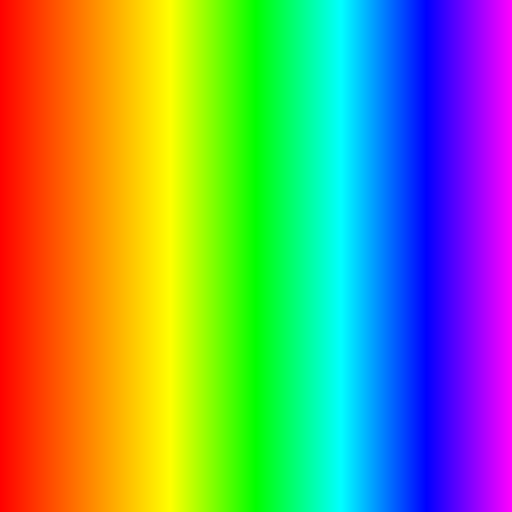
#> input picture gradient_palette.png, 512 x 512 px
$ python palette.py
#> lines starting #> are read from the running program, lines starting #| are printed output that depends on the picture
import cv2 as cv
import numpy as np

palette = cv.imread('gradient_palette.png')
#> palette is the input picture: shape (512, 512, 3); mean B, G, R 106.4, 148.7, 127.5
width = int(palette.shape[1])
#> width = 512
height = int(palette.shape[0])
#> height = 512
resized_palette = cv.resize(palette, (640, 100), interpolation=cv.INTER_AREA)
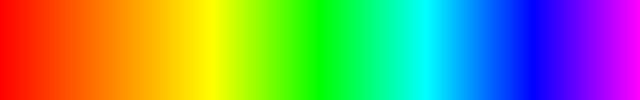
#> resized_palette: shape (100, 640, 3); mean B, G, R 106.4, 148.6, 127.5

def normal_palette(img, imgWidth):
    cv.rectangle(img, (0,0), (imgWidth, 100), (255,0,0), thickness=-1)
    cv.rectangle(img, (int(imgWidth * 1 / 3),0), (int(imgWidth * 2 / 3), 100), (0,255,0), thickness=-1)
    cv.rectangle(img, (int(imgWidth * 2 / 3),0), (imgWidth, 100), (0,0,255), thickness=-1)

def gradient_palette(img):
    img[0:100, 0:640] = resized_palette[0:100, 0:640]
